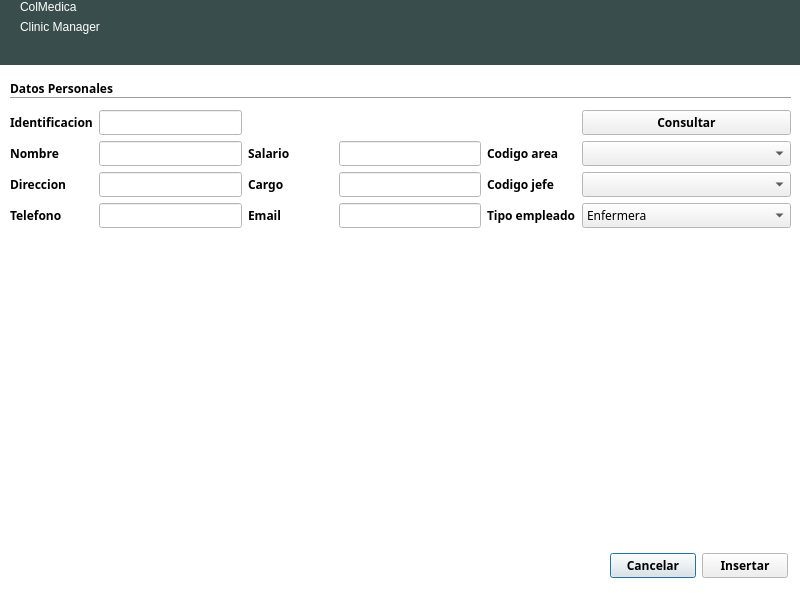
<?xml version="1.0" encoding="UTF-8"?>
<ui version="4.0">
 <class>dialogNuevoEmpleado</class>
 <widget class="QDialog" name="dialogNuevoEmpleado">
  <property name="geometry">
   <rect>
    <x>0</x>
    <y>0</y>
    <width>800</width>
    <height>600</height>
   </rect>
  </property>
  <property name="palette">
   <palette>
    <active>
     <colorrole role="Base">
      <brush brushstyle="SolidPattern">
       <color alpha="255">
        <red>255</red>
        <green>255</green>
        <blue>255</blue>
       </color>
      </brush>
     </colorrole>
     <colorrole role="Window">
      <brush brushstyle="SolidPattern">
       <color alpha="255">
        <red>255</red>
        <green>255</green>
        <blue>255</blue>
       </color>
      </brush>
     </colorrole>
    </active>
    <inactive>
     <colorrole role="Base">
      <brush brushstyle="SolidPattern">
       <color alpha="255">
        <red>255</red>
        <green>255</green>
        <blue>255</blue>
       </color>
      </brush>
     </colorrole>
     <colorrole role="Window">
      <brush brushstyle="SolidPattern">
       <color alpha="255">
        <red>255</red>
        <green>255</green>
        <blue>255</blue>
       </color>
      </brush>
     </colorrole>
    </inactive>
    <disabled>
     <colorrole role="Base">
      <brush brushstyle="SolidPattern">
       <color alpha="255">
        <red>255</red>
        <green>255</green>
        <blue>255</blue>
       </color>
      </brush>
     </colorrole>
     <colorrole role="Window">
      <brush brushstyle="SolidPattern">
       <color alpha="255">
        <red>255</red>
        <green>255</green>
        <blue>255</blue>
       </color>
      </brush>
     </colorrole>
    </disabled>
   </palette>
  </property>
  <property name="cursor">
   <cursorShape>PointingHandCursor</cursorShape>
  </property>
  <property name="windowTitle">
   <string>Nuevo Empleado</string>
  </property>
  <property name="autoFillBackground">
   <bool>true</bool>
  </property>
  <widget class="QWidget" name="widgetCabecera" native="true">
   <property name="geometry">
    <rect>
     <x>0</x>
     <y>0</y>
     <width>800</width>
     <height>65</height>
    </rect>
   </property>
   <property name="palette">
    <palette>
     <active>
      <colorrole role="WindowText">
       <brush brushstyle="SolidPattern">
        <color alpha="255">
         <red>255</red>
         <green>255</green>
         <blue>255</blue>
        </color>
       </brush>
      </colorrole>
      <colorrole role="Base">
       <brush brushstyle="SolidPattern">
        <color alpha="255">
         <red>255</red>
         <green>255</green>
         <blue>255</blue>
        </color>
       </brush>
      </colorrole>
      <colorrole role="Window">
       <brush brushstyle="SolidPattern">
        <color alpha="255">
         <red>57</red>
         <green>77</green>
         <blue>76</blue>
        </color>
       </brush>
      </colorrole>
     </active>
     <inactive>
      <colorrole role="WindowText">
       <brush brushstyle="SolidPattern">
        <color alpha="255">
         <red>255</red>
         <green>255</green>
         <blue>255</blue>
        </color>
       </brush>
      </colorrole>
      <colorrole role="Base">
       <brush brushstyle="SolidPattern">
        <color alpha="255">
         <red>255</red>
         <green>255</green>
         <blue>255</blue>
        </color>
       </brush>
      </colorrole>
      <colorrole role="Window">
       <brush brushstyle="SolidPattern">
        <color alpha="255">
         <red>57</red>
         <green>77</green>
         <blue>76</blue>
        </color>
       </brush>
      </colorrole>
     </inactive>
     <disabled>
      <colorrole role="WindowText">
       <brush brushstyle="SolidPattern">
        <color alpha="255">
         <red>159</red>
         <green>158</green>
         <blue>158</blue>
        </color>
       </brush>
      </colorrole>
      <colorrole role="Base">
       <brush brushstyle="SolidPattern">
        <color alpha="255">
         <red>57</red>
         <green>77</green>
         <blue>76</blue>
        </color>
       </brush>
      </colorrole>
      <colorrole role="Window">
       <brush brushstyle="SolidPattern">
        <color alpha="255">
         <red>57</red>
         <green>77</green>
         <blue>76</blue>
        </color>
       </brush>
      </colorrole>
     </disabled>
    </palette>
   </property>
   <property name="autoFillBackground">
    <bool>true</bool>
   </property>
   <widget class="QWidget" name="layoutWidget_4">
    <property name="geometry">
     <rect>
      <x>20</x>
      <y>0</y>
      <width>162</width>
      <height>62</height>
     </rect>
    </property>
    <layout class="QFormLayout" name="formLayout_5">
     <item row="0" column="0">
      <widget class="QLabel" name="labelColMedica">
       <property name="styleSheet">
        <string notr="true">font: 30pt &quot;Ubuntu Condensed&quot;;
color: rgb(255, 255, 255);</string>
       </property>
       <property name="text">
        <string>ColMedica</string>
       </property>
      </widget>
     </item>
     <item row="1" column="0">
      <widget class="QLabel" name="labelClinicManager">
       <property name="text">
        <string>Clinic Manager</string>
       </property>
      </widget>
     </item>
    </layout>
   </widget>
  </widget>
  <widget class="QWidget" name="widgetCuerpo" native="true">
   <property name="geometry">
    <rect>
     <x>0</x>
     <y>70</y>
     <width>800</width>
     <height>511</height>
    </rect>
   </property>
   <property name="font">
    <font>
     <family>Ubuntu Condensed</family>
     <weight>75</weight>
     <bold>true</bold>
    </font>
   </property>
   <property name="autoFillBackground">
    <bool>true</bool>
   </property>
   <widget class="QWidget" name="layoutWidget">
    <property name="geometry">
     <rect>
      <x>610</x>
      <y>480</y>
      <width>178</width>
      <height>31</height>
     </rect>
    </property>
    <layout class="QHBoxLayout" name="horizontalLayout_2">
     <item>
      <widget class="QPushButton" name="pushButtonCancelar">
       <property name="text">
        <string>Cancelar</string>
       </property>
      </widget>
     </item>
     <item>
      <widget class="QPushButton" name="pushButtonInsertar">
       <property name="text">
        <string>Insertar</string>
       </property>
      </widget>
     </item>
    </layout>
   </widget>
   <widget class="Line" name="lineDatosPersonales">
    <property name="geometry">
     <rect>
      <x>10</x>
      <y>20</y>
      <width>781</width>
      <height>16</height>
     </rect>
    </property>
    <property name="orientation">
     <enum>Qt::Horizontal</enum>
    </property>
   </widget>
   <widget class="QLabel" name="labelDatosPersonales">
    <property name="geometry">
     <rect>
      <x>10</x>
      <y>10</y>
      <width>131</width>
      <height>16</height>
     </rect>
    </property>
    <property name="text">
     <string>Datos Personales </string>
    </property>
   </widget>
   <widget class="QWidget" name="widgetTipoEmpleado" native="true">
    <property name="geometry">
     <rect>
      <x>10</x>
      <y>170</y>
      <width>781</width>
      <height>291</height>
     </rect>
    </property>
    <property name="cursor">
     <cursorShape>PointingHandCursor</cursorShape>
    </property>
   </widget>
   <widget class="QWidget" name="layoutWidget">
    <property name="geometry">
     <rect>
      <x>10</x>
      <y>40</y>
      <width>781</width>
      <height>122</height>
     </rect>
    </property>
    <layout class="QGridLayout" name="gridLayout">
     <item row="2" column="3">
      <widget class="QLineEdit" name="lineEditCargo">
       <property name="font">
        <font>
         <weight>50</weight>
         <bold>false</bold>
        </font>
       </property>
       <property name="inputMask">
        <string>AAAAAAAAAAAAAAAAAAAAAAAAAAAAAAAAAAAAAAAA; </string>
       </property>
      </widget>
     </item>
     <item row="1" column="1">
      <widget class="QLineEdit" name="lineEditNombre">
       <property name="font">
        <font>
         <weight>50</weight>
         <bold>false</bold>
        </font>
       </property>
       <property name="inputMask">
        <string>AAAAAAAAAAAAAAAAAAAAAAAAAAAAAAAAAAAAAAAA; </string>
       </property>
       <property name="text">
        <string/>
       </property>
      </widget>
     </item>
     <item row="1" column="2">
      <widget class="QLabel" name="labelSalario">
       <property name="text">
        <string>Salario              </string>
       </property>
      </widget>
     </item>
     <item row="1" column="0">
      <widget class="QLabel" name="labelNombre">
       <property name="text">
        <string>Nombre</string>
       </property>
      </widget>
     </item>
     <item row="2" column="5">
      <widget class="QComboBox" name="comboBoxCodigoJefe">
       <property name="font">
        <font>
         <weight>50</weight>
         <bold>false</bold>
        </font>
       </property>
      </widget>
     </item>
     <item row="3" column="0">
      <widget class="QLabel" name="labelTelefono">
       <property name="text">
        <string>Telefono</string>
       </property>
      </widget>
     </item>
     <item row="3" column="4">
      <widget class="QLabel" name="labelTipoEmpleado">
       <property name="text">
        <string>Tipo empleado</string>
       </property>
      </widget>
     </item>
     <item row="2" column="2">
      <widget class="QLabel" name="labelCargo">
       <property name="text">
        <string>Cargo</string>
       </property>
      </widget>
     </item>
     <item row="1" column="5">
      <widget class="QComboBox" name="comboBoxCodigoArea">
       <property name="font">
        <font>
         <weight>50</weight>
         <bold>false</bold>
        </font>
       </property>
      </widget>
     </item>
     <item row="1" column="3">
      <widget class="QLineEdit" name="lineEditSalario">
       <property name="font">
        <font>
         <weight>50</weight>
         <bold>false</bold>
        </font>
       </property>
       <property name="inputMask">
        <string>999999999999999999999999999999; </string>
       </property>
      </widget>
     </item>
     <item row="2" column="4">
      <widget class="QLabel" name="labelCodigoJefe">
       <property name="text">
        <string>Codigo jefe</string>
       </property>
      </widget>
     </item>
     <item row="3" column="1">
      <widget class="QLineEdit" name="lineEditTelefono">
       <property name="font">
        <font>
         <weight>50</weight>
         <bold>false</bold>
        </font>
       </property>
       <property name="inputMask">
        <string>999999999999999; </string>
       </property>
       <property name="text">
        <string/>
       </property>
      </widget>
     </item>
     <item row="1" column="4">
      <widget class="QLabel" name="labelCodigoArea">
       <property name="text">
        <string>Codigo area</string>
       </property>
      </widget>
     </item>
     <item row="2" column="0">
      <widget class="QLabel" name="labelDireccion">
       <property name="text">
        <string>Direccion        </string>
       </property>
      </widget>
     </item>
     <item row="3" column="2">
      <widget class="QLabel" name="labelEmail">
       <property name="text">
        <string>Email</string>
       </property>
      </widget>
     </item>
     <item row="2" column="1">
      <widget class="QLineEdit" name="lineEditDireccion">
       <property name="font">
        <font>
         <weight>50</weight>
         <bold>false</bold>
        </font>
       </property>
       <property name="inputMask">
        <string>NNNNNNNNNNNNNNNNNNNNNNNNNNNNNNNNNNNNNNNN; </string>
       </property>
       <property name="text">
        <string/>
       </property>
      </widget>
     </item>
     <item row="3" column="5">
      <widget class="QComboBox" name="comboBoxTipoEmpleado">
       <property name="font">
        <font>
         <weight>50</weight>
         <bold>false</bold>
        </font>
       </property>
       <item>
        <property name="text">
         <string>Enfermera                                         </string>
        </property>
       </item>
       <item>
        <property name="text">
         <string>Medico</string>
        </property>
       </item>
      </widget>
     </item>
     <item row="3" column="3">
      <widget class="QLineEdit" name="lineEditEmail">
       <property name="font">
        <font>
         <weight>50</weight>
         <bold>false</bold>
        </font>
       </property>
       <property name="inputMask">
        <string>NNNNNNNNNNNNNNNNNNNNNNNNNNNNNNNNNNNNNNNN; </string>
       </property>
      </widget>
     </item>
     <item row="0" column="0">
      <widget class="QLabel" name="labelIdentificacion">
       <property name="text">
        <string>Identificacion</string>
       </property>
      </widget>
     </item>
     <item row="0" column="1">
      <widget class="QLineEdit" name="lineEditIdentificacion">
       <property name="font">
        <font>
         <weight>50</weight>
         <bold>false</bold>
        </font>
       </property>
       <property name="inputMask">
        <string>99999999999999999999; </string>
       </property>
       <property name="text">
        <string/>
       </property>
      </widget>
     </item>
     <item row="0" column="5">
      <widget class="QPushButton" name="pushButtonConsultar">
       <property name="text">
        <string>Consultar</string>
       </property>
      </widget>
     </item>
    </layout>
   </widget>
  </widget>
 </widget>
 <resources/>
 <connections/>
</ui>
